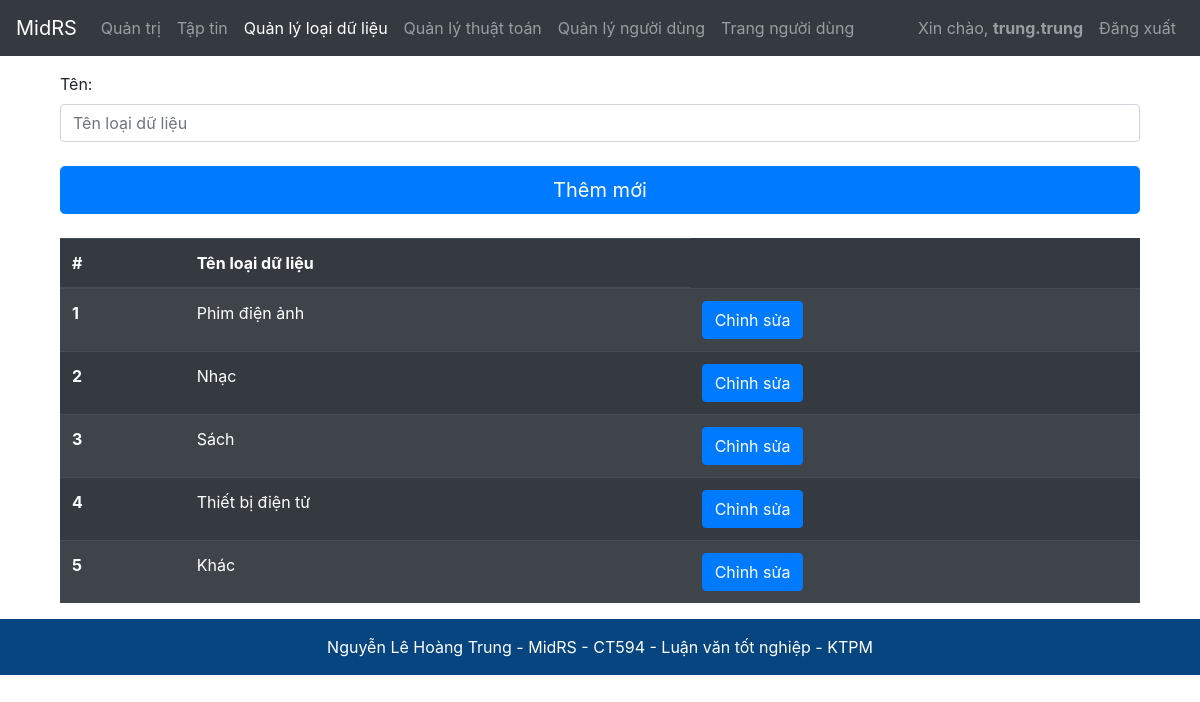
The app's page /admin/types (signed in) with its own data.
### app/models.py (models this page shows, shortened)
class Users(db.Model,UserMixin):
    id = db.Column(db.Integer(), primary_key=True)
    user_name = db.Column(db.String(length=30), nullable=False, unique=True)
    password_hash = db.Column(db.String(length=60), nullable=False)
    email_address = db.Column(db.String(length=50), nullable=False, unique=True)
    is_admin = db.Column(db.Boolean(), default=False, nullable=False)
    created_at = db.Column(db.DateTime, server_default=db.func.now())
    updated_at = db.Column(db.DateTime, server_default=db.func.now(), server_onupdate=db.func.now())
    files = db.relationship('Files', backref='files_user', lazy=True)
    @property
    def password(self):
        return self.password

class Types(db.Model):
    id = db.Column(db.Integer(), primary_key=True)
    name = db.Column(db.String(length=50), nullable=False)
    created_at = db.Column(db.DateTime, server_default=db.func.now())
    updated_at = db.Column(db.DateTime, server_default=db.func.now(), server_onupdate=db.func.now())
    files = db.relationship('Files', backref='files_type', lazy=True)

### app/routes.py (the view)
@app.route("/admin/types", methods=['GET', 'POST'])
@login_required
def admin_type_page():
    check_is_admin()
    types = Types.query.all()
    form = TypeForm()
    if form.validate_on_submit():
        type = Types(name=form.name.data)
        db.session.add(type)
        db.session.commit()
        flash('Tạo mới thành công!', category='success')
        return redirect(url_for('admin_type_page'))
    if form.errors != {}:
        flash('Lỗi! Xin vui lòng thử lại!', category='danger')
    return render_template("admin_type_page.html", form=form, types=types)

### app/forms.py
class TypeForm(FlaskForm):
    name = StringField(label='Tên:', validators=[DataRequired()])
    submit = SubmitField(label='Thêm mới')

### app/models.py (called while the page is built)
@login_manager.user_loader
def load_user(user_id):
    return Users.query.get(int(user_id))

### app/routes.py (called while the page is built)
@login_required
def check_is_admin():
    if current_user.is_admin == 0:
        redirect(url_for('home_page'))

### app/templates/admin_type_page.html (shortened to what this page needs)
{% extends "admin_base_layout.html" %}
{% set active_page = "type_page" %}
{% block body %}
<div class="container">
  <form method="POST" class="form-register" enctype="multipart/form-data">
    {{ form.name.label() }}
    {{ form.name(class='form-control', placeholder='Tên loại dữ liệu') }}
    <br>
    {{ form.submit(class='btn btn-lg btn-block btn-primary') }}
  </form>
  <br>
  <table class="table table-striped table-dark">
    <thead>
      <tr>
        <th scope="col">#</th>
        <th scope="col">Tên loại dữ liệu</th>
      </tr>
    </thead>
    <tbody>
      {% for type in types %}
        <tr>
          <th scope="row">{{loop.index}}</th>
          <td>{{type.name}}</td>
          <td>
            <a class="btn btn-primary" href="{{url_for('admin_type_page_edit', id=type.id)}}" role="button">Chỉnh sửa</a>
          </td>
        </tr>
      {% endfor %}
    </tbody>
  </table>
</div>
{% endblock %}

### app/templates/admin_base_layout.html (shortened to what this page needs)
<!DOCTYPE html>
<html lang="en">
	<head>
		<link
			rel="stylesheet"
			href="https://cdn.jsdelivr.net/npm/bootstrap@4.5.3/dist/css/bootstrap.min.css"
 />
	</head>
	<body>
		{%
			set navigation_bar = [
				(url_for('admin_page'), 'admin_page', 'Quản trị'),
				(url_for('admin_file_page'), 'admin_file_page', 'Tập tin'),
				(url_for('admin_type_page'), 'type_page', 'Quản lý loại dữ liệu'),
				(url_for('admin_algorithm_page'), 'algorithm_page', 'Quản lý thuật toán'),
				(url_for('user_page'), 'user_page', 'Quản lý người dùng'),
				(url_for('home_page'), 'home_page', 'Trang người dùng'),
				]
				%}
				{% set active_page = active_page|default('admin_page') %}
		<nav class="navbar navbar-expand-md navbar-dark bg-dark sticky-top">
			<a
				class="navbar-brand"
				href="#"
				>MidRS</a
			>
			<div
				class="collapse navbar-collapse"
				id="navbarToggleExternalContent">
				<ul class="navbar-nav mr-auto mt-2 mt-lg-0">
					{% for href, id, caption in navigation_bar %}
						<li
							{% if id == active_page %}
								class="nav-item active"
							{% else %}
								class="nav-item"
							{% endif%}
						>
							<a class="nav-link" href="{{ href|e }}">{{ caption|e }}</a>
						</li>
					{% endfor %}
				</ul>
				{% if current_user.is_authenticated %}
					<ul class="navbar-nav ">
						<li class="nav-item ">
							<a class="nav-link" href="#">Xin chào, <b>{{ current_user.user_name }}</b></a>
						</li>
						<li class="nav-item">
							<a class="nav-link" href="{{url_for('logout')}}">Đăng xuất</a>
						</li>
					</ul>
				{% endif %}
			</div>
		</nav>
		<div class="container mt-3" style="min-height: 529px;">
			{% block body %}
			{% endblock %}
		</div>
	</body>
	<section class="">
		<footer class="text-center text-white" style="background-color: #0756a0;">
		  <div class="text-center p-3" style="background-color: rgba(0, 0, 0, 0.2);">
			Nguyễn Lê Hoàng Trung - MidRS -
			<a class="text-white" target="_blank" href="http://www.cit.ctu.edu.vn/decuong/CT594.pdf">CT594 - Luận văn tốt nghiệp - KTPM</a>
		  </div>
		</footer>
	</section>
</html>

### records on screen
Users: user_name "trung.trung"
Types: name "Phim điện ảnh"
Types: name "Nhạc"
Types: name "Sách"
Types: name "Thiết bị điện tử"
Types: name "Khác"

### other values on screen
{{ caption|e }} "Quản trị" "Tập tin" "Quản lý loại dữ liệu" "Quản lý thuật toán" "Quản lý người dùng" "Trang người dùng"
